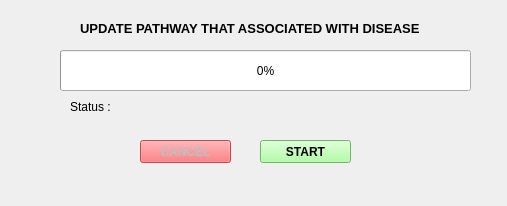
<?xml version="1.0" encoding="UTF-8"?>
<ui version="4.0">
 <class>WindowDISEASE</class>
 <widget class="QWidget" name="WindowDISEASE">
  <property name="geometry">
   <rect>
    <x>0</x>
    <y>0</y>
    <width>507</width>
    <height>206</height>
   </rect>
  </property>
  <property name="windowTitle">
   <string>UpdatePathway</string>
  </property>
  <widget class="QPushButton" name="start_btn">
   <property name="geometry">
    <rect>
     <x>260</x>
     <y>140</y>
     <width>91</width>
     <height>23</height>
    </rect>
   </property>
   <property name="font">
    <font>
     <weight>75</weight>
     <bold>true</bold>
    </font>
   </property>
   <property name="styleSheet">
    <string notr="true">background-color: rgb(155, 255, 139);</string>
   </property>
   <property name="text">
    <string>START</string>
   </property>
  </widget>
  <widget class="QPushButton" name="cancel_btn">
   <property name="enabled">
    <bool>false</bool>
   </property>
   <property name="geometry">
    <rect>
     <x>140</x>
     <y>140</y>
     <width>91</width>
     <height>23</height>
    </rect>
   </property>
   <property name="font">
    <font>
     <weight>75</weight>
     <bold>true</bold>
    </font>
   </property>
   <property name="styleSheet">
    <string notr="true">background-color: rgb(255, 82, 85);</string>
   </property>
   <property name="text">
    <string>CANCEL</string>
   </property>
  </widget>
  <widget class="QLabel" name="label">
   <property name="geometry">
    <rect>
     <x>80</x>
     <y>20</y>
     <width>381</width>
     <height>16</height>
    </rect>
   </property>
   <property name="font">
    <font>
     <pointsize>10</pointsize>
     <weight>75</weight>
     <bold>true</bold>
    </font>
   </property>
   <property name="text">
    <string>UPDATE PATHWAY THAT ASSOCIATED WITH DISEASE</string>
   </property>
  </widget>
  <widget class="QProgressBar" name="progressBar">
   <property name="geometry">
    <rect>
     <x>60</x>
     <y>50</y>
     <width>411</width>
     <height>41</height>
    </rect>
   </property>
   <property name="value">
    <number>0</number>
   </property>
  </widget>
  <widget class="QLabel" name="status_space">
   <property name="geometry">
    <rect>
     <x>130</x>
     <y>100</y>
     <width>301</width>
     <height>20</height>
    </rect>
   </property>
   <property name="text">
    <string/>
   </property>
  </widget>
  <widget class="QLabel" name="label_3">
   <property name="geometry">
    <rect>
     <x>70</x>
     <y>100</y>
     <width>47</width>
     <height>13</height>
    </rect>
   </property>
   <property name="text">
    <string>Status :</string>
   </property>
  </widget>
 </widget>
 <resources/>
 <connections/>
</ui>
